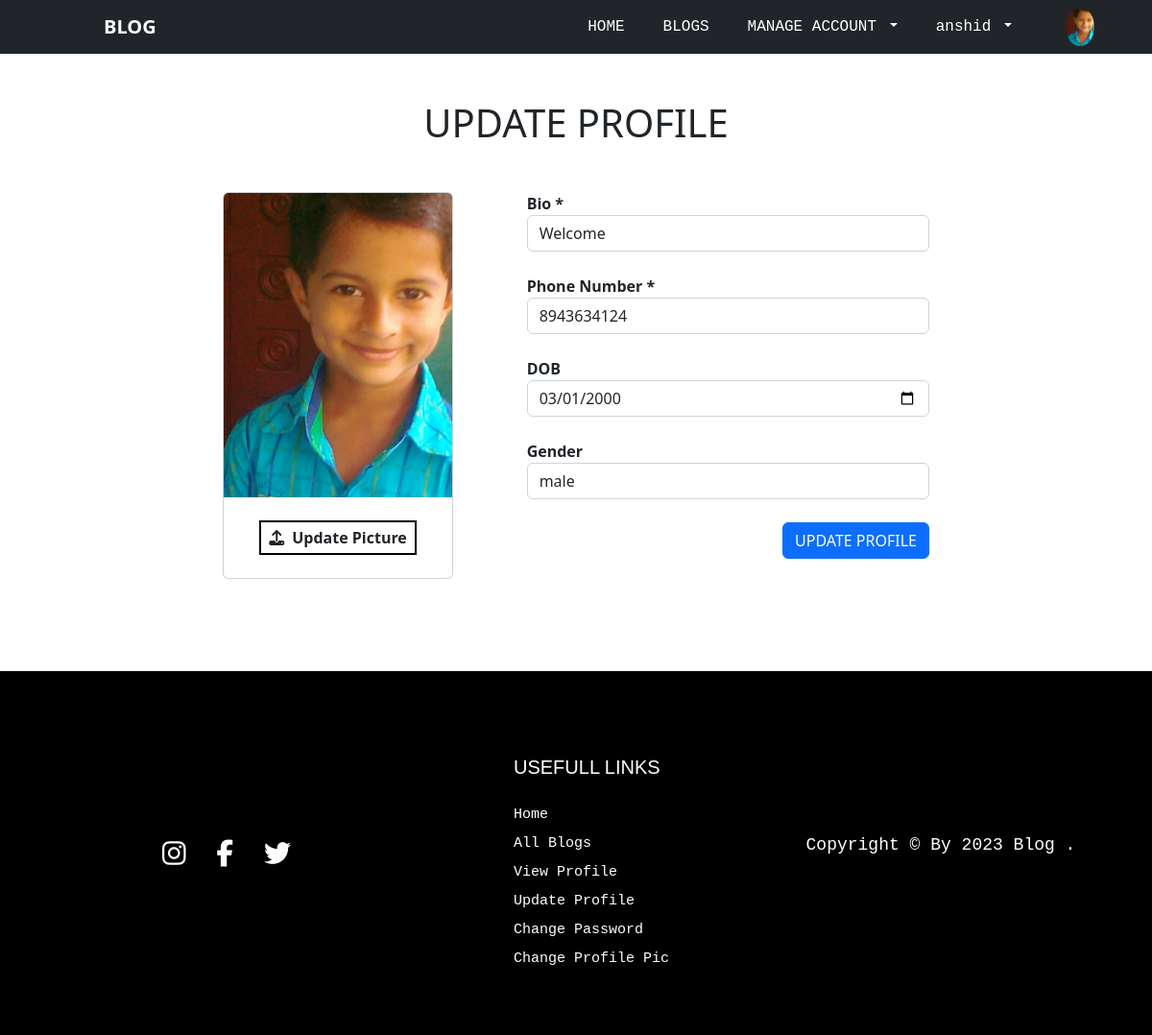
The page /blog/user/profile/change/2 (signed in) on the database its author committed.
### blogapp/models.py (models this page shows, shortened)
class UserProfile(models.Model):
    profile_pic = models.ImageField(upload_to="profilepics",null=True)
    bio = models.CharField(max_length=120)
    phone = models.CharField(max_length=125)
    date_of_birth = models.DateField(null=True)
    options = (
        ("male","male"),
        ("female","female"),
        ("other","other")
    )
    gender = models.CharField(max_length=20,choices=options,default="male")
    user = models.OneToOneField(User,on_delete=models.CASCADE,related_name="users")
    following = models.ManyToManyField(User,related_name="followings",blank=True)

### blogapp/views.py (the view, shortened to what this page needs)
# urls.py: path("user/profile/change/<int:user_id>", views.ProfileUpdateView.as_view(), name="profile-update"),
class ProfileUpdateView(UpdateView):
    model = UserProfile
    template_name = "profile-update.html"
    form_class = UserProfileForm
    success_url = reverse_lazy("home")
    pk_url_kwarg = "user_id"

### blogapp/forms.py
class UserProfileForm(forms.ModelForm):
    class Meta:
        model = UserProfile
        exclude = ("user",)
        widgets = {
            "bio" : forms.TextInput(attrs={"class" : "form-control"}),
            "phone" : forms.TextInput(attrs={"class" : "form-control"}),
            "date_of_birth" : forms.DateInput(attrs={"type":"date", "class" : "form-control"}),
            "gender" : forms.Select(attrs={"class":"form-control"})
        }

### blogapp/templates/profile-update.html (shortened to what this page needs)
{%extends 'base.html'%}
{%load static%}
{%block body_block%}
<div class="container">
    <div class="my-5">
        <h1 class="text-uppercase text-center">update profile</h1>
    </div>
    <div class="row mt-5">
        <div class="col-lg-2"></div>
        <div class="col-lg-8">
            <form action="" method="post" enctype="multipart/form-data">
                <div class="row">
                    <div class="col-lg-5">
                        <div class="card mb-5" style="width: 15rem;">
                            <img src="{{request.user.users.profile_pic.url}}" class="card-img-top" alt="user avatar">
                            <div class="card-body text-center py-4">
                                <label for="id_profile_pic" class="file_label px-2 py-1"><i
                                        class="fa-solid fa-upload pe-2"></i><b>Update Picture </b></label>
                            </div>
                        </div>
                    </div>
                    <div class="col-lg-7">
                        <div class="fieldWrapper mb-4">
                            <label for="{{ form.bio.id_for_label }}"><b>Bio *</b></label>
                            {{ form.bio }}
                        </div>
                        <div class="fieldWrapper mb-4">
                            <label for="{{ form.phone.id_for_label }}"><b>Phone Number *</b></label>
                            {{ form.phone }}
                        </div>
                        <div class="fieldWrapper mb-4">
                            <label for="{{ form.date_of_birth.id_for_label }}"><b>DOB</b></label>
                            {{ form.date_of_birth }}
                        </div>
                        <div class="fieldWrapper mb-4">
                            <label for="{{ form.gender.id_for_label }}"><b>Gender</b></label><br>
                            {{ form.gender }}
                        </div>
                        <div class="d-grid gap-2 d-md-flex justify-content-md-end mb-4">
                            <button type="submit" class="btn btn-primary">UPDATE PROFILE</button>
                        </div>
                    </div>
                </div>
            </form>
        </div>
        <div class="col-lg-2"></div>
    </div>
</div>
{% endblock %}

### blogapp/templates/base.html (shortened to what this page needs)
<!DOCTYPE html>
{%load static%}
<html lang="en">
<head>
    <link rel="stylesheet" href="{% static 'css/style.css' %}">
    <link href="https://cdn.jsdelivr.net/npm/bootstrap@5.2.0-beta1/dist/css/bootstrap.min.css" rel="stylesheet"
>
</head>
<body>
<nav class="navbar navbar-expand-lg bg-dark sticky-top">
    <div class="container-fluid">
        <a class="navbar-brand ps-md-5 ms-md-5 text-white" href="#">
            <b>BLOG</b>
        </a>
        <div class="collapse navbar-collapse" id="navbarNav">
            <ul class="navbar-nav ms-auto me-5">
                <li class="nav-item pe-4">
                    <a class="nav-link active text-uppercase font-monospace text-white" aria-current="page" href="{%url 'home'%}">Home</a>
                </li>
                <li class="nav-item pe-4">
                    <a class="nav-link text-uppercase font-monospace text-white" aria-current="page" href="{%url 'all-blogs'%}">blogs</a>
                </li>
                <li class="nav-item dropdown pe-4">
                    <a class="nav-link dropdown-toggle font-monospace text-uppercase text-white" href="#" id="navbar-Dropdown"
                       role="button"
                       data-bs-toggle="dropdown" aria-expanded="false">
                        manage account
                    </a>
                </li>
                <li class="nav-item dropdown pe-5">
                    <a class="nav-link dropdown-toggle font-monospace text-white" href="#" id="navbarDropdown" role="button"
                       data-bs-toggle="dropdown" aria-expanded="false">
                        {{request.user}}
                    </a>
                </li>
                <li>
                    {%if request.user.users.profile_pic%}
                    <a class="d-flex align-items-center hidden-arrow" href="{% url 'propic-update' request.user.users.id %}">
                        <img src="{{request.user.users.profile_pic.url}}" class="rounded-circle" height="40" alt="user profile picture" loading="lazy"/>
                    </a>
                    {%endif%}
                </li>
            </ul>
        </div>
    </div>
</nav>
<body>
<div>
    {% block body_block %}
    {% endblock %}
</div>
<footer style="background-color: #000000;" class="py-5 mt-5">
    <div class="container-md">
        <div class="row">
            <div class="col-md-4">
                      <ul class="connect-with">
                        <li class="fs-3 mx-3"><a href="https://www.instagram.com/" ><i class="fa-brands fa-instagram text-white"></i></a></li>
                        <li class="fs-3 mx-3"><a href="https://www.facebook.com/"><i class="fa-brands fa-facebook-f text-white"></i></a></li>
                        <li class="fs-3 mx-3"><a href="https://twitter.com/i/flow/login"><i class="fa-brands fa-twitter text-white"></i></a></li>
                    </ul>
            </div>
            <div class="col-md-4">
                <div class="usefull-links">
                    <ul style="list-style: none;">
                        <li>
                            <h5>usefull links</h5>
                        </li>
                        <li>
                            <a href="{%url 'home'%}">home</a>
                        </li>
                          <li>
                            <a href="{%url 'all-blogs'%}" >all blogs</a>
                        </li>
                        <li>
                            {%if request.user.users%}
                            <a href="{%url 'view-my-profile'%}" >View profile</a>
                            {%else%}
                            <a href="{%url 'add-profile'%}" >add profile</a>
                            {%endif%}
                        </li>
                         <li>
                            <a href="{%url 'profile-update' request.user.users.id%}" >update profile</a>
                        </li>
                        <li>
                            <a href="{%url 'password-change'%}" >change password</a>
                        </li>
                        <li>
                            {%if request.user.users.profile_pic%}
                            <a href="{% url 'propic-update' request.user.users.id %}">change profile pic</a>
                            {%endif%}
                        </li>
                    </ul>
                </div>
            </div>
            <div class="col-md-4">
                <div class="copyright">
                    <p>Copyright &copy; by 2023 blog .</p>
                </div>
            </div>
        </div>
    </div>
</footer>
</body>
</body>
</html>

### blogapp/static/css/style.css (style rules this page uses)
.file_label { background-color: white; cursor: pointer; border: 2px solid black; }
.usefull-links { display: flex; justify-content: center; margin-top: 40px; }
.usefull-links a { font-size: 15px; text-decoration: none; color: #ffffff; text-transform: capitalize; line-height: 1; font-family: Monospace; line-height: 2; }
.usefull-links h5 { color: #fff; text-transform: uppercase; padding-bottom: 15px; font-family: Georgia,sans-serif; }
.connect-with { list-style: none; display: flex; justify-content: center; margin-top: 120px; }
.copyright { display: flex; justify-content: center; margin-top: 120px; }
.copyright p { color: #fff; font-size: 18px; font-family: Monospace; text-transform: capitalize; }

### rows shown on the page
UserProfile: bio "Welcome", phone "8943634124", date_of_birth "03/01/2000", gender "male"

### other values the page prints
{{ request.user }} "anshid"
